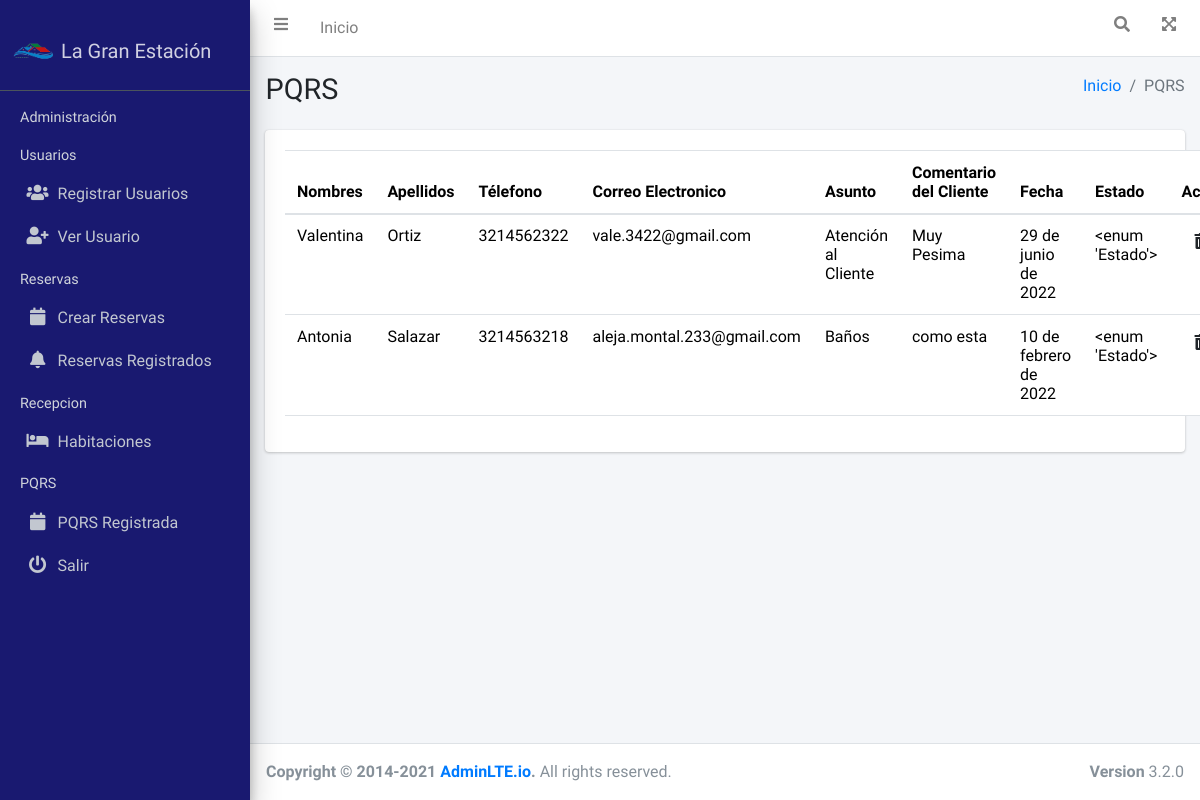
Screenshot of /pqrs/ with the database file from the repository.
### pqrs/models.py (models this page shows)
class PQRS(models.Model):
    nombres=models.CharField(max_length=45, verbose_name="Nombres",blank=True)
    apellidos=models.CharField(max_length=50, verbose_name="Apellidos",blank=True)
    telefono=models.CharField(max_length=15, verbose_name="Teléfono",blank=True)
    email=models.CharField(max_length=50, verbose_name="Correo Electronico", blank=True)
    asunto=models.CharField(max_length=45, verbose_name="Asunto")
    comentarioCliente=models.CharField(max_length=250, verbose_name="Comentario")
    fechaCreacion=models.DateField(verbose_name="Fecha", help_text=u"MM/DA/AAAA")
    class Estado(models.TextChoices):
        ACTIVO=1, _('Activo')
        INACTIVO=0, _('Inactivo')
    estado=models.CharField(max_length=1, choices=Estado.choices, default=Estado.ACTIVO, verbose_name="Estado")

### pqrs/views.py (the view)
# urls.py: path('pqrs/',include('pqrs.urls')),
def pqrs(request):
    titulo="PQRS"
    form= PQRSForms()
    pqrs=PQRS.objects.all()
    context={
        'titulo':titulo,
        'pqrs':pqrs,
        'form':form
    }
    return render(request,'pqrs/pqrs.html',context)

### General/templates/pqrs/pqrs.html
{% extends 'partials/bodyAdmin.html' %}
{% load static %}
 {% block contenido %}
<div class="container">
  <div class="card">
    <div class="card-body">
      <div id="example1_wrapper" class="dataTables_wrapper dt-bootstrap4">
        <table class="table">
          <thead>
            <tr>
              <th scope="col">Nombres</th>
              <th scope="col">Apellidos</th>
              <th scope="col">Télefono</th>
              <th scope="col">Correo Electronico</th>
              <th scope="col">Asunto</th>
              <th scope="col">Comentario del Cliente</th>
              <th scope="col">Fecha</th>
              <th scope="col">Estado</th>
              <th scope="col">Acciones</th>
            </tr>
          </thead>
          <tbody>
            {% for PQRS in pqrs %}
            <tr>
              {% if PQRS.estado == '1' %}
              <td>{{PQRS.nombres}}</td>
              <td>{{PQRS.apellidos}}</td>
              <td>{{PQRS.telefono}}</td>
              <td>{{PQRS.email}}</td>
              <td>{{PQRS.asunto}}</td>
              <td>{{PQRS.comentarioCliente}}</td>
              <td>{{PQRS.fechaCreacion}}</td>
              <td>{{PQRS.Estado}}</td>
              <td >
                <a class="btn btn-" href="{% url 'pqrs-eliminar' PQRS.id %}"><i class="fas  fa-trash-alt"></i></td>
                  {% endif %}
            </tr>
            {% endfor %}
          </tbody>
        </table>
      </div>
    </div>
  </div>
</div>
{% endblock contenido %}

### rows the page displays
PQRS: nombres "Valentina", apellidos "Ortiz", telefono "3214562322", email "vale.3422@gmail.com", asunto "Atención al Cliente", comentarioCliente "Muy Pesima", fechaCreacion "29 de junio de 2022", Estado "<enum 'Estado'>"
PQRS: nombres "Antonia", apellidos "Salazar", telefono "3214563218", email "aleja.montal.233@gmail.com", asunto "Baños", comentarioCliente "como esta", fechaCreacion "10 de febrero de 2022", Estado "<enum 'Estado'>"

### other values shown
{{ titulo }} "PQRS"
